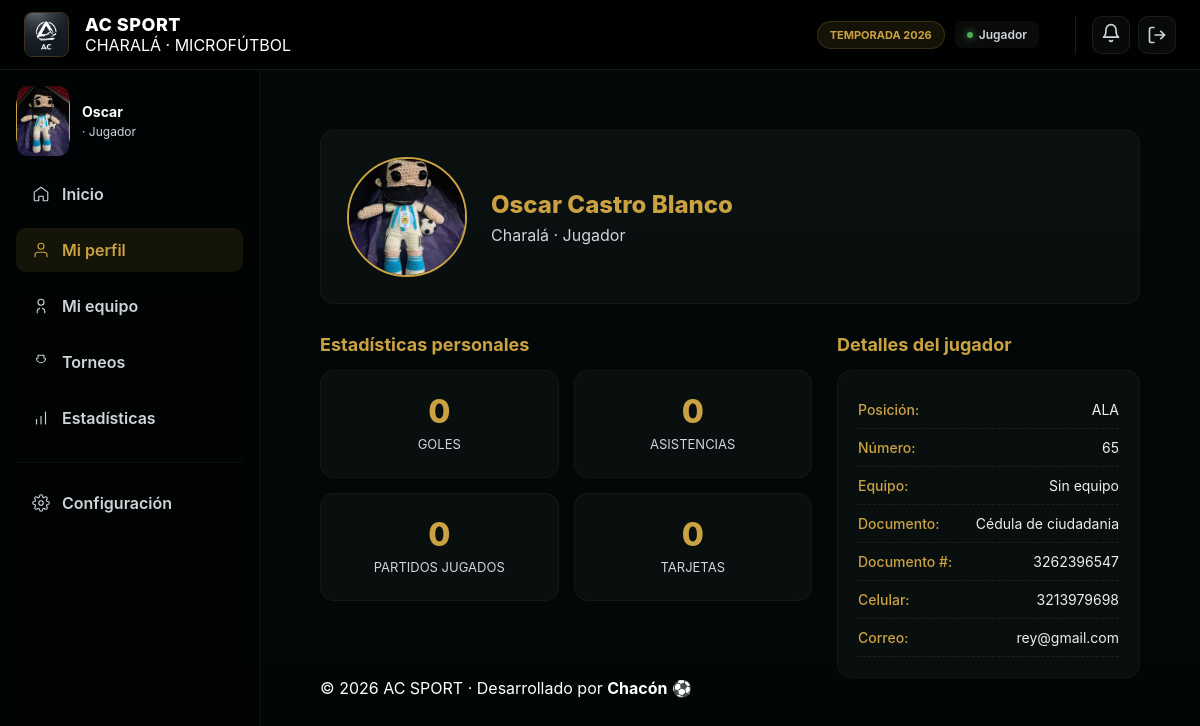
Before: /Mi-Perfil/ (signed in) with the older database file.
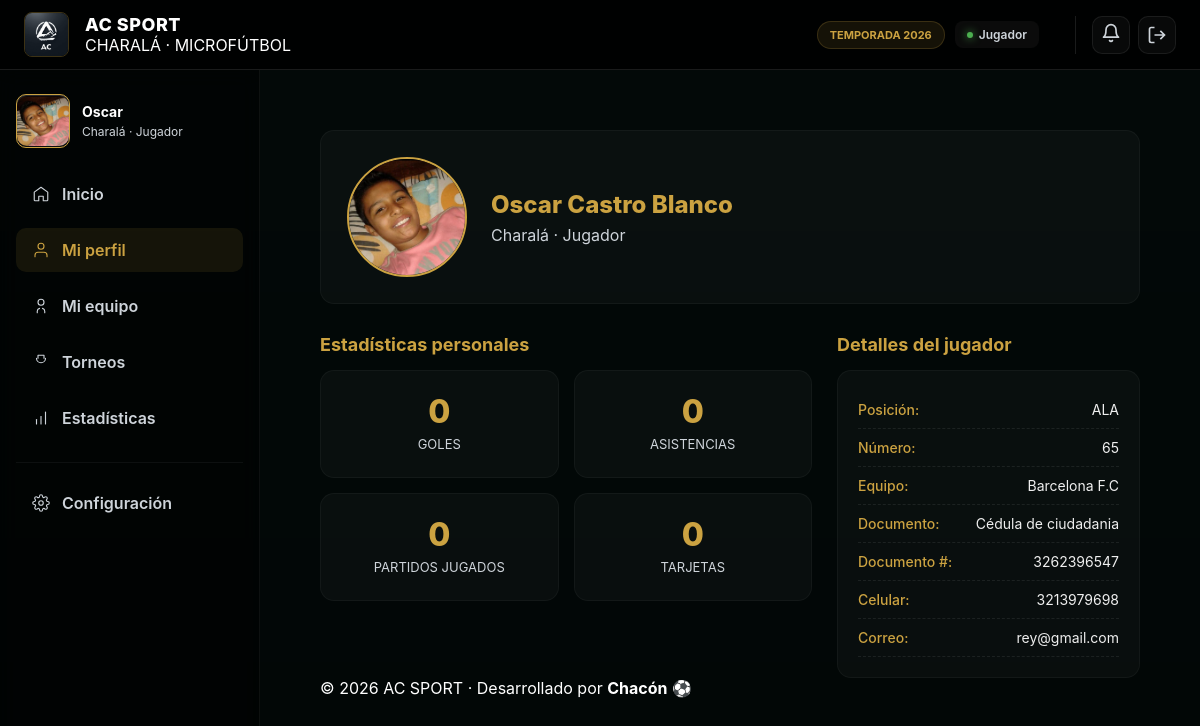
After: the same page with the newer database file.
### usuarios/models.py (models this page shows, shortened)
class Usuario(AbstractUser):
    foto = models.ImageField(upload_to="foto_perfil",null=True,blank=True)
    fecha_nacimiento = models.DateField(null=True)
    documento = models.CharField(max_length=100,choices=[
        ("C.C","Cédula de ciudadania"),
        ("P.S","Pasaporte"),
        ("T.I","Tarjeta de identidad")],default="C.C")
    num_document = models.CharField(max_length=15,unique=True)
    celular = models.CharField(max_length=10,unique=True)
    equipos = models.ForeignKey(Equipo,on_delete=models.SET_NULL,null=True,blank=True,related_name='jugadores')
    posicion = models.CharField(max_length=50,
                                choices=[("arquero","ARQUERO"),("cierre","CIERRE"),("ala","ALA"),("pívot","PIVOT")],
                                blank=True,null=True)
    numero_camisa = models.PositiveIntegerField(null=True,blank=True)
    @property
    def get_foto_url(self):
        if self.foto:
            return self.foto.url
        else:
            return static('img/sin-foto.jpg')
    class Meta:
        verbose_name = "Usuario"
        verbose_name_plural = "Usuarios"

### Torneo/models.py (models this page shows)
class Equipo(models.Model):
    escudo = models.ImageField(upload_to="escudo_equipo",blank=False,null=False)
    nombre = models.CharField(max_length=50,unique=True)
    fecha_creacion = models.DateField(auto_now_add=True)
    fecha_update = models.DateTimeField(auto_now=True)
    municipio = models.CharField(max_length=50,help_text="Municipio del equipo",blank=False,null=False)
    capitan = models.OneToOneField("usuarios.Usuario",on_delete=models.SET_NULL, null=True,blank=True)
    activo = models.BooleanField(default=True)
    class Meta:
        verbose_name = "Equipo"
        verbose_name_plural = "Equipos"
    def __str__(self):
        return self.nombre

### usuarios/views.py (the view)
# urls.py: path("Mi-Perfil/",views.MiPerfil.as_view(),name="miperfil"),
class MiPerfil(LoginRequiredMixin,DetailView):
    model = Usuario
    template_name = 'usuarios/miperfil.html'
    context_object_name = 'usuario'
    def get_object(self):
        return Usuario.objects.filter(pk=self.request.user.pk).first()

### usuarios/templates/usuarios/miperfil.html
{% extends 'plataforma.html' %}
{% load static %}
{% block content %}
<link rel="stylesheet" href="{% static 'css/miperfil.css' %}">
<main class="app-main">
    <section class="perfil-header">
        <div class="perfil-avatar">
            {% if usuario.foto %}
                <img src="{{ usuario.foto.url }}" alt="Foto de perfil">
            {% else %}
                <img src="{% static 'img/sin-foto.jpg' %}" alt="foto de perfil">
            {% endif %}
        </div>
        <div class="perfil-info">
            <h1>{{ user.first_name|default:"Jugador" }} {{ user.last_name }}</h1>
            <p class="perfil-meta">
                {{ usuario.localidad|default:"Charalá" }} · {{ user.profile.rol|default:"Jugador" }}
            </p>
        </div>
    </section>
    <div class="perfil-mixto-wrapper">
        <section class="perfil-stats">
            <h2>Estadísticas personales</h2>
            <div class="stats-grid">
                <div class="stat-box">
                    <span class="stat-value">0</span>
                    <span class="stat-label">Goles</span>
                </div>
                <div class="stat-box">
                    <span class="stat-value">0</span>
                    <span class="stat-label">Asistencias</span>
                </div>
                <div class="stat-box">
                    <span class="stat-value">0</span>
                    <span class="stat-label">Partidos jugados</span>
                </div>
                <div class="stat-box">
                    <span class="stat-value">0</span>
                    <span class="stat-label">Tarjetas</span>
                </div>
            </div>
        </section>
        <section class="perfil-detalle">
            <h2>Detalles del jugador</h2>
            <ul class="perfil-datos">
                <li><strong>Posición:</strong> <span>{{ usuario.get_posicion_display|default:"Sin definir" }}</span></li>
                <li><strong>Número:</strong> <span>{{ usuario.numero_camisa|default:"N/A" }}</span></li>
                <li><strong>Equipo:</strong> <span>{{ usuario.equipos|default:"Sin equipo" }}</span></li>
                <li><strong>Documento:</strong> <span>{{ usuario.get_documento_display|default:'N/A' }}</span></li>
                <li><strong>Documento #:</strong> <span>{{ usuario.num_document|default:'N/A' }}</span></li>
                <li><strong>Celular:</strong> <span>{{ usuario.celular|default:'N/A' }}</span></li>
                <li><strong>Correo:</strong> <span>{{ user.email|default:'N/A' }}</span></li>
            </ul>
        </section>
    </div>
    <footer class="inicio-footer">
        © 2026 AC SPORT · Desarrollado por <strong>Chacón</strong> ⚽
    </footer>
</main>
{% endblock %}

### templates/sidebar.html (shortened to what this page needs)
{% load static %}
<nav class="sidebar" aria-label="Navegación principal">
    <div class="user-row">
        <div class="avatar">
             <img src="{{ request.user.get_foto_url }}" alt="Avatar" style="width:100%; border-radius:10px;">
        </div>
        <div class="user-info">
            <div class="name"> {{request.user.first_name|default:'Usuario'}} </div>
            <div class="meta"> {{request.user.equipos.municipio}} · Jugador</div>
        </div>
    </div>
    <div class="menu" role="menu">
        <a href="{% url 'Home:plataforma_inicio' %}"
            class="menu-item {% if request.resolver_match.url_name == 'plataforma_inicio' %}active{% endif %}" role="menuitem">
            <svg width="18" height="18" viewBox="0 0 24 24" fill="none" stroke="currentColor" stroke-width="1.5" stroke-linecap="round" stroke-linejoin="round">
                <path d="M3 9.5L12 3l9 6.5V20a1 1 0 0 1-1 1h-5v-6H9v6H4a1 1 0 0 1-1-1V9.5z" />
            </svg>
            <span>Inicio</span>
        </a>
        <a href="{% url 'usuario:miperfil' %}"
            class="menu-item {% if request.resolver_match.url_name == 'miperfil' %}active{% endif %}" role="menuitem">
            <svg width="18" height="18" viewBox="0 0 24 24" fill="none" stroke="currentColor" stroke-width="1.5" stroke-linecap="round" stroke-linejoin="round">
                <path d="M20 21v-2a4 4 0 0 0-4-4H8a4 4 0 0 0-4 4v2"/><circle cx="12" cy="7" r="4"/>
            </svg>
            <span> Mi perfil </span>
        </a>
        <a href="{% url 'miequipo:miequipo' %}"
           class="menu-item {% if request.resolver_match.url_name == 'miequipo' %}active{% endif %}" role="menuitem">
            <svg width="18" height="18" viewBox="0 0 24 24" fill="none" stroke="currentColor" stroke-width="1.5" stroke-linecap="round" stroke-linejoin="round">
                <path d="M17 21v-2a4 4 0 0 0-3-3.87"/><path d="M7 21v-2a4 4 0 0 1 3-3.87"/><circle cx="12" cy="7" r="4"/>
            </svg>
            <span>Mi equipo</span>
        </a>
        <a href="{% url 'torneo:torneo' %}"
           class="menu-item {% if request.resolver_match.url_name == 'torneo' %}active{% endif %}" role="menuitem">
            <svg width="18" height="18" viewBox="0 0 24 24" fill="none" stroke="currentColor" stroke-width="1.5" stroke-linecap="round" stroke-linejoin="round">
                <path d="M8 7V3h8v4"/><path d="M18 7a6 6 0 0 1-12 0"/>
            </svg>
            <span>Torneos</span>
        </a>
        <a href="#" class="menu-item" role="menuitem">
            <svg width="18" height="18" viewBox="0 0 24 24" fill="none" stroke="currentColor" stroke-width="1.5" stroke-linecap="round" stroke-linejoin="round">
                <path d="M12 20V10"/><path d="M18 20V4"/><path d="M6 20v-6"/>
            </svg>
            <span>Estadísticas</span>
        </a>
        <hr class="menu-divider">
        <a href="{% url 'configuracion:configuracion' %}"
           class="menu-item {% if request.resolver_match.url_name == 'configuracion' %}active{% endif %}" role="menuitem">
            <span>Configuración</span>
        </a>
    </div>
</nav>

Changed rows visible on the page:
changed Usuario "Oscar": user.get_foto_url: a different picture; user.equipos.municipio (not shown) → "Charalá"; foto: a different picture; equipos "Sin equipo" → "Barcelona F.C"
now on this page (row edited): Equipo: localidad "Charalá"
Other visible differences:
{{ usuario.localidad|default:"Charalá" }}: "Charalá" → (not shown)
